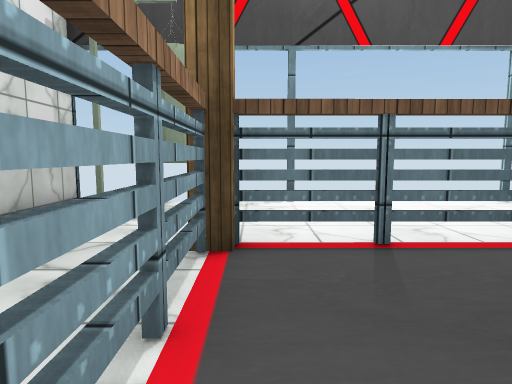
View 1 (above)

16 first-person views from a walk through a scene from a Unity 3-D project. The camera is 1.3 m above the floor, tilts 6° down and sees 75° across. The floor is counted in squares, 1 m on a side. Each view is taken from the middle of a square. On the plan, view 1 faces up. The plan holds only what a view shows up to about 14 squares ahead; the rest is blank. The place goes on beyond the plan. Some surface patterns are stand-ins.

View 2
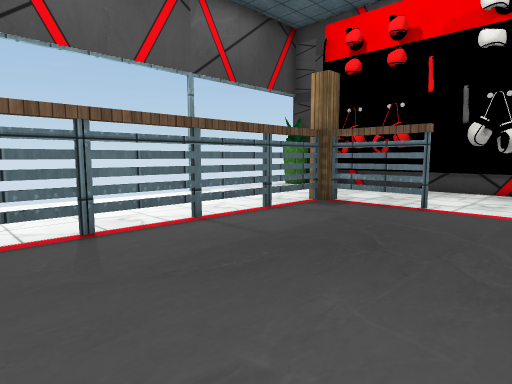

View 3
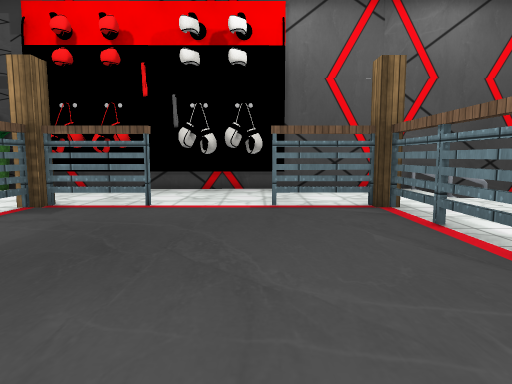

View 4
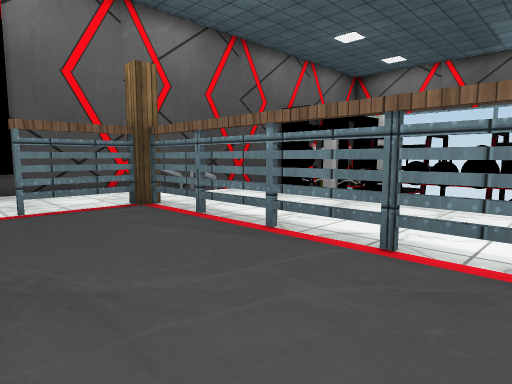

View 5
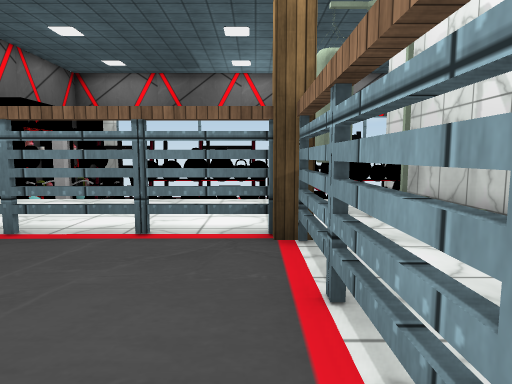

View 6
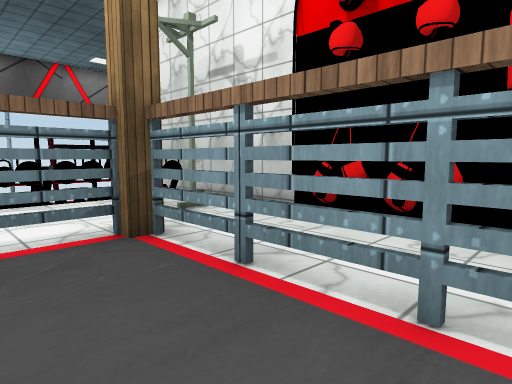

View 7
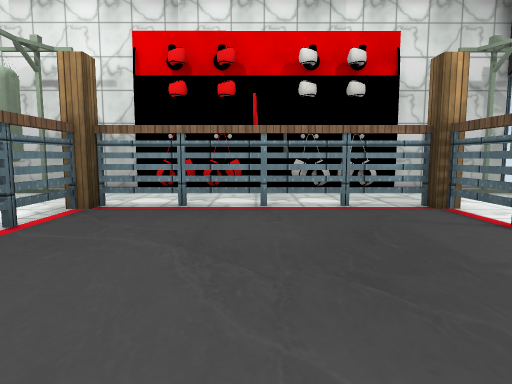

View 8
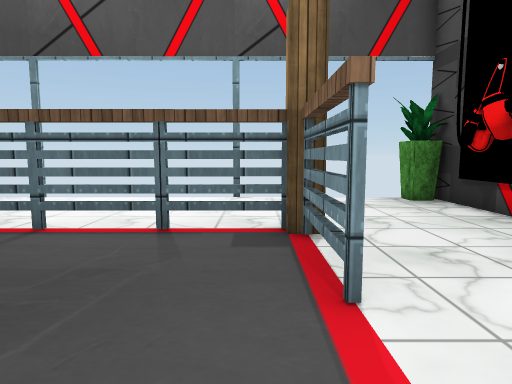

View 9
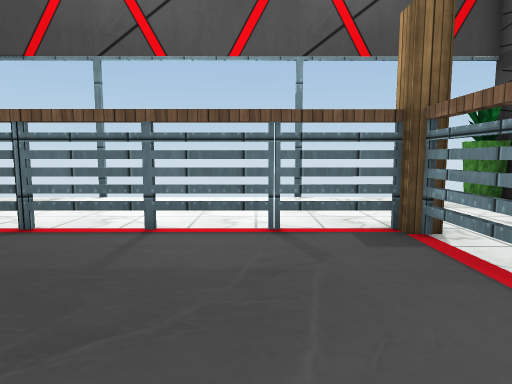

View 10
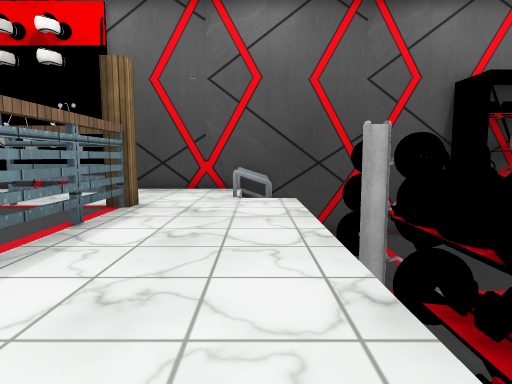

View 11
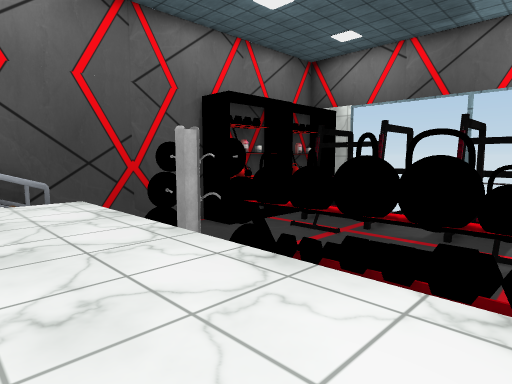

View 12
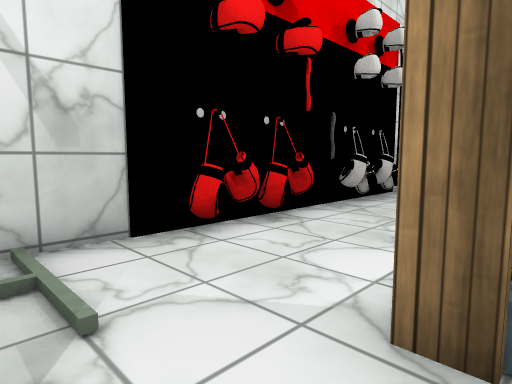

View 13
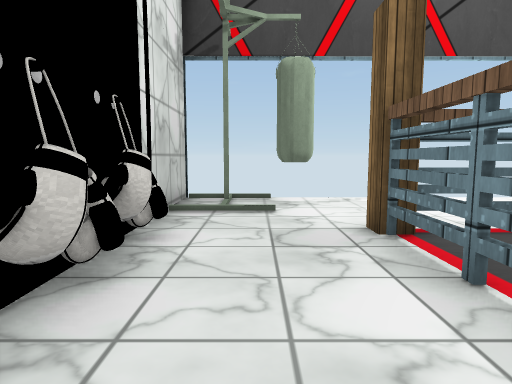

View 14
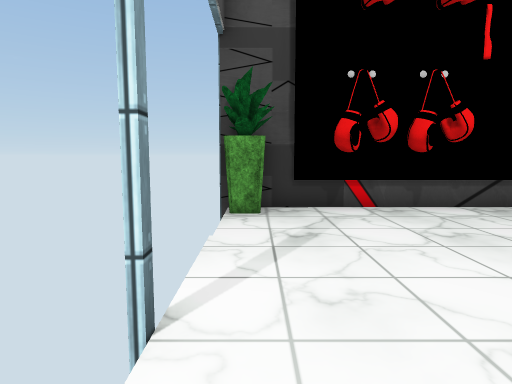

View 15
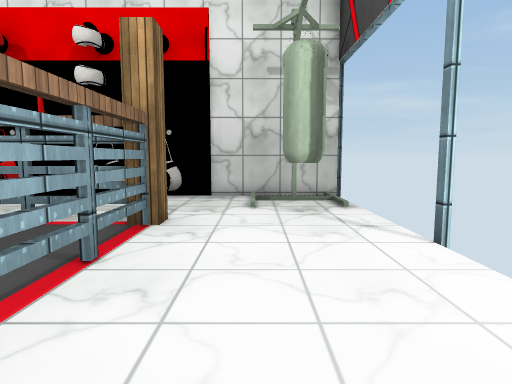

View 16
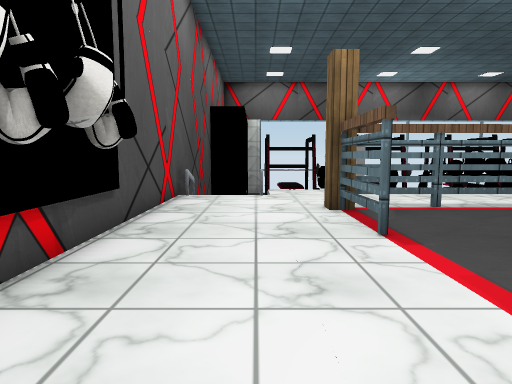

### Floor plan
Key: @ floor where view 1 was taken; # wall or solid block; x gap in a wall; . floor; / step, stairs or slope; = window, fence, low wall or low ledge; v drop or lower ground; T thing the floor can be seen under or through; O other object.
Columns run from 5 left of view 1 to 14 right of it. Each row starts with its distance up from view 1.
 10 #           vvvvvvO#
  9 #..................#
  8 #..O.............. #
  7 #.................##
  6 #.................#
  5 #...TTTTTTTTTTT...##
  4 #...T.........T... #
  3 #...T.........T....#
  2 #...T.........T... #
  1 #...T.............##
  0 #...T@............##
 -1 #...T.............##
 -2 #...T.........T....#
 -3 #...T.........T....#
 -4 #...T.TTTTTTTTT....#
 -5 #...TT.............#
 -6 #..................#
 -7 #..O............=..#
 -8 #..O............x /#
 -9 #  .............   v
-10 #OOOOOOOOOO OO     v
-11 v        vOOOO     v

Where each view was taken, in squares from view 1:
view 1: 0 up, 0 right, facing up
view 2: 1 down, 0 right, facing up-right
view 3: 1 down, 0 right, facing right
view 4: 0 up, 0 right, facing down-right
view 5: 1 up, 0 right, facing down
view 6: 1 up, 2 right, facing down-left
view 7: 0 up, 8 right, facing left
view 8: 1 down, 8 right, facing up
view 9: 1 down, 6 right, facing up
view 10: 8 down, 0 right, facing right
view 11: 6 down, 0 right, facing down-right
view 12: 7 down, 0 right, facing up-left
view 13: 1 down, 3 left, facing up
view 14: 9 up, 5 right, facing right
view 15: 7 up, 6 right, facing left
view 16: 4 up, 11 right, facing down
